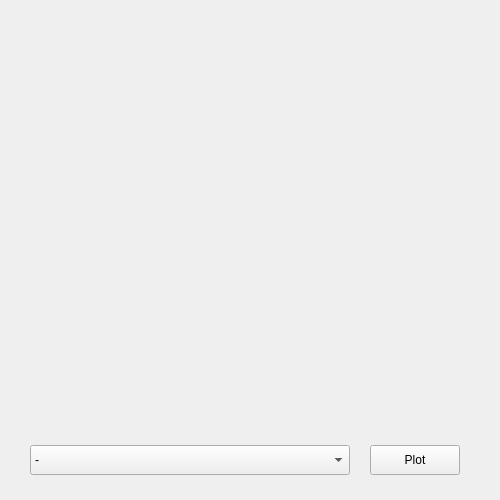
<?xml version="1.0" encoding="UTF-8"?>
<ui version="4.0">
 <class>EnvgoPlot</class>
 <widget class="QWidget" name="EnvgoPlot">
  <property name="geometry">
   <rect>
    <x>0</x>
    <y>0</y>
    <width>500</width>
    <height>500</height>
   </rect>
  </property>
  <property name="windowTitle">
   <string>EnvgoPlot</string>
  </property>
  <widget class="QCustomPlot" name="plot" native="true">
   <property name="geometry">
    <rect>
     <x>30</x>
     <y>40</y>
     <width>430</width>
     <height>380</height>
    </rect>
   </property>
   <property name="autoFillBackground">
    <bool>true</bool>
   </property>
  </widget>
  <widget class="QComboBox" name="comboBox">
   <property name="geometry">
    <rect>
     <x>30</x>
     <y>445</y>
     <width>320</width>
     <height>30</height>
    </rect>
   </property>
   <item>
    <property name="text">
     <string>-</string>
    </property>
   </item>
   <item>
    <property name="text">
     <string>Average speed</string>
    </property>
   </item>
   <item>
    <property name="text">
     <string>Flight Distance</string>
    </property>
   </item>
   <item>
    <property name="text">
     <string>Remaining battery</string>
    </property>
   </item>
   <item>
    <property name="text">
     <string>Height Above Water</string>
    </property>
   </item>
   <item>
    <property name="text">
     <string>Temperature</string>
    </property>
   </item>
   <item>
    <property name="text">
     <string>Motor temperature</string>
    </property>
   </item>
   <item>
    <property name="text">
     <string>Controller temperature</string>
    </property>
   </item>
   <item>
    <property name="text">
     <string>Battery temperature</string>
    </property>
   </item>
   <item>
    <property name="text">
     <string>Servo temperature</string>
    </property>
   </item>
  </widget>
  <widget class="QPushButton" name="btn_plot">
   <property name="geometry">
    <rect>
     <x>370</x>
     <y>445</y>
     <width>90</width>
     <height>30</height>
    </rect>
   </property>
   <property name="text">
    <string>Plot</string>
   </property>
  </widget>
 </widget>
 <customwidgets>
  <customwidget>
   <class>QCustomPlot</class>
   <extends>QWidget</extends>
   <header>qcustomplot.h</header>
   <container>1</container>
  </customwidget>
 </customwidgets>
 <resources/>
 <connections/>
</ui>
